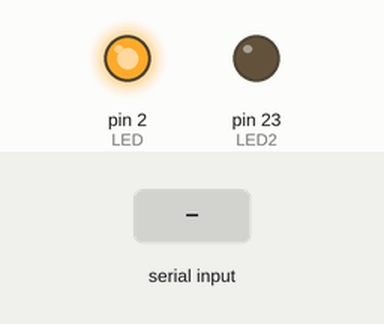
A sketch run on a simulated Arduino Mega 2560, built with avr-gcc and run on an emulated ATmega2560. Parts: output pins drawn as LEDs (lit = HIGH). The test bench sets the inputs (shaded band).

Above: at 1.2 s.
1.3 s: "A" received over the second serial link
At 1.8 s:
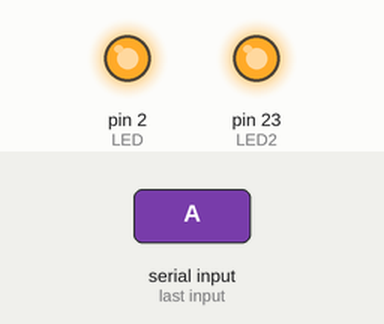
At 3.2 s:
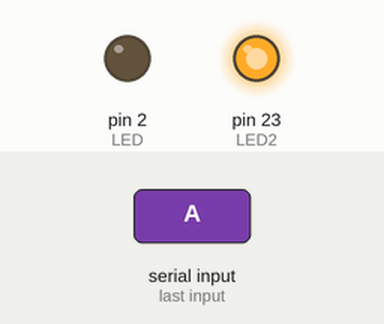
4.3 s: "C" received over the second serial link
At 5.5 s:
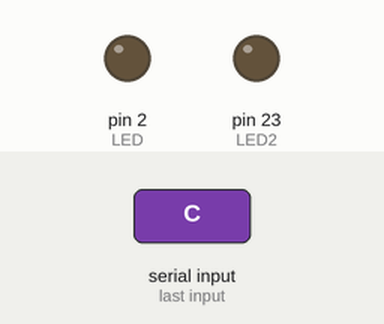
Timing chart, 0 to 13.3 s (numbered marks = the images above; inputs shaded):
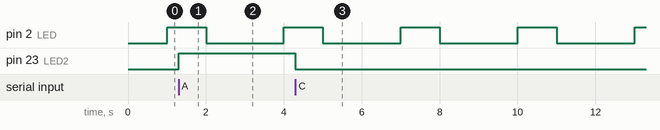

Measured:
- after the input at 1.3 s, pin 23 (LED2): LOW → HIGH at once
- after the input at 4.3 s, pin 23 (LED2): HIGH → LOW at once
- by itself, pin 2 (LED): alternates HIGH for 1.0 s and LOW for 2.0 s

The sketch:

UART_MASTER_TEST_NATIVE.ino
```cpp
/*
 * This is the only uart code that works, if it works it stays
 */
//Definitions
#define LED 2
#define LED2 23
#define BaudRate 115200
#define SerialMode SERIAL_8N1
#define RX_pin 16
#define TX_pin 17


//Variables
long current,previous;
const long interval = 1000;
String serialbuffer = "";
int swap;
bool sendData=0;
bool countDevices=0;

//Functions
void coms_config();

void setup() {
  // put your setup code here, to run once:
  coms_config();
  pinMode(LED, OUTPUT);
  pinMode(LED2,OUTPUT);
}

void loop() {
  // put your main code here, to run repeatedly:
  current = millis();
  if ((current - previous)>interval){
    swap++;
    sendData=1;
    previous = current;
  }
  if (swap==1 & sendData==1){
    Serial2.write(65);
    digitalWrite(LED, HIGH);
    sendData=0;
  }
  if (swap==2 & sendData==1){
    Serial2.write(70);
    digitalWrite(LED, LOW);
    sendData=0;
  }
  if (swap==3){
    swap = 0;
  }
}

void coms_config(){
  //Objects
  Serial2.begin(BaudRate,SerialMode);
  Serial.begin(BaudRate,SerialMode); //use the same configuration for uart0

}

//There is serialEvent, serialEvent1, serialEventt2 for boards with multiple uart modules
void serialEvent2() {
  while (Serial2.available()) {
    // get the new byte:
    char inChar = Serial2.read();
    if (inChar==65){
      digitalWrite(LED2, HIGH);
    } else {
      digitalWrite(LED2, LOW);
    }

  }
}

void serialEvent(){
  while (Serial.available()){
    char inChar = Serial.read();
    if (inChar=='C'){
      countDevices=true;
    }
  }
}
```
